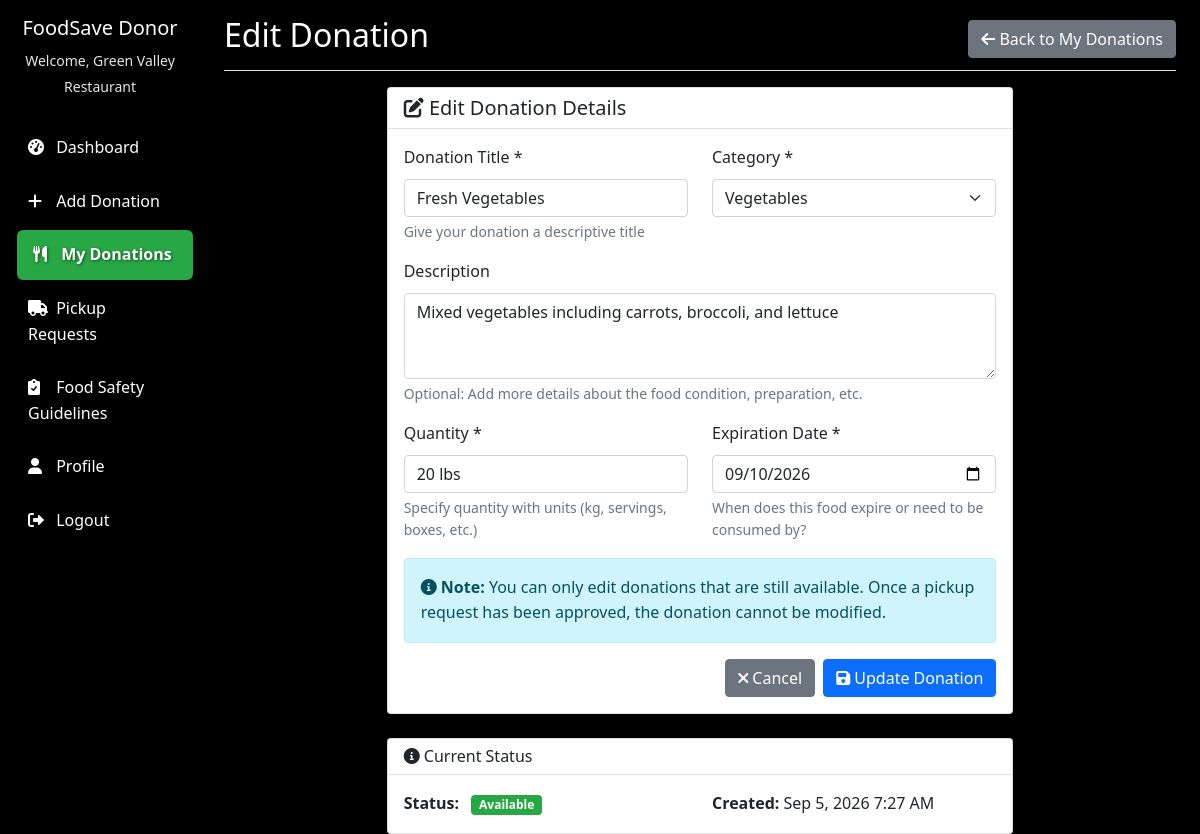
/donor/edit_donation.php?id=1 (signed in), run on the app's committed database.
### tables this page shows
CREATE TABLE food_donations (
    id INT AUTO_INCREMENT PRIMARY KEY,
    donor_id INT NOT NULL,
    title VARCHAR(100) NOT NULL,
    description TEXT,
    category ENUM('vegetables', 'fruits', 'dairy', 'meat', 'grains', 'prepared_food', 'other') NOT NULL,
    quantity VARCHAR(50) NOT NULL,
    expiration_date DATE NOT NULL,
    pickup_address TEXT NOT NULL,
    pickup_city VARCHAR(50) NOT NULL,
    pickup_state VARCHAR(50) NOT NULL,
    pickup_zip VARCHAR(10) NOT NULL,
    status ENUM('available', 'pending', 'requested', 'picked_up', 'completed', 'cancelled', 'expired') DEFAULT 'available',
    created_at TIMESTAMP DEFAULT CURRENT_TIMESTAMP,
    updated_at TIMESTAMP DEFAULT CURRENT_TIMESTAMP ON UPDATE CURRENT_TIMESTAMP,
    FOREIGN KEY (donor_id) REFERENCES users(id) ON DELETE CASCADE
);

### donor/edit_donation.php (the view, shortened to what this page needs)
<?php
$donation_id = $_GET['id'] ?? null;
$error = '';
try {
    $pdo = getDBConnection();
    $stmt = $pdo->prepare("SELECT * FROM food_donations WHERE id = ? AND donor_id = ?");
    $stmt->execute([$donation_id, $_SESSION['user_id']]);
    $donation = $stmt->fetch(PDO::FETCH_ASSOC);
} catch (PDOException $e) {
    $error = 'Database error: ' . $e->getMessage();
}
?>
<!DOCTYPE html>
<html lang="en">
<head>
    <link href="https://cdn.jsdelivr.net/npm/bootstrap@5.1.3/dist/css/bootstrap.min.css" rel="stylesheet">
    <link href="https://cdnjs.cloudflare.com/ajax/libs/font-awesome/6.0.0/css/all.min.css" rel="stylesheet">
    <link href="../assets/css/style.css" rel="stylesheet">
</head>
<body>
    <div class="container-fluid">
        <div class="row">
            <nav class="col-md-3 col-lg-2 d-md-block sidebar collapse">
                <div class="position-sticky pt-3">
                    <div class="text-center mb-4">
                        <h5 class="text-white">FoodSave Donor</h5>
                        <small class="text-muted">Welcome, <?php echo $_SESSION['full_name']; ?></small>
                    </div>
                    <ul class="nav flex-column">
                        <li class="nav-item">
                            <a class="nav-link" href="dashboard.php">
                                <i class="fas fa-tachometer-alt"></i> Dashboard
                            </a>
                        </li>
                        <li class="nav-item">
                            <a class="nav-link" href="add_donation.php">
                                <i class="fas fa-plus"></i> Add Donation
                            </a>
                        </li>
                        <li class="nav-item">
                            <a class="nav-link active" href="my_donations.php">
                                <i class="fas fa-utensils"></i> My Donations
                            </a>
                        </li>
                        <li class="nav-item">
                            <a class="nav-link" href="pickup_requests.php">
                                <i class="fas fa-truck"></i> Pickup Requests
                            </a>
                        </li>
                        <li class="nav-item">
                            <a class="nav-link" href="food_safety.php">
                                <i class="fas fa-clipboard-check"></i> Food Safety Guidelines
                            </a>
                        </li>
                        <li class="nav-item">
                            <a class="nav-link" href="profile.php">
                                <i class="fas fa-user"></i> Profile
                            </a>
                        </li>
                        <li class="nav-item">
                            <a class="nav-link" href="logout.php">
                                <i class="fas fa-sign-out-alt"></i> Logout
                            </a>
                        </li>
                    </ul>
                </div>
            </nav>
            <main class="col-md-9 ms-sm-auto col-lg-10 px-md-4">
                <div class="d-flex justify-content-between flex-wrap flex-md-nowrap align-items-center pt-3 pb-2 mb-3 border-bottom">
                    <h1 class="h2">Edit Donation</h1>
                    <a href="my_donations.php" class="btn btn-secondary">
                        <i class="fas fa-arrow-left"></i> Back to My Donations
                    </a>
                </div>
                <?php if (!$error || $donation['status'] === 'available'): ?>
                <div class="row justify-content-center">
                    <div class="col-md-8">
                        <div class="card">
                            <div class="card-header">
                                <h5 class="mb-0">
                                    <i class="fas fa-edit"></i> Edit Donation Details
                                </h5>
                            </div>
                            <div class="card-body">
                                <form method="POST">
                                    <div class="row">
                                        <div class="col-md-6">
                                            <div class="mb-3">
                                                <label for="title" class="form-label">Donation Title *</label>
                                                <input type="text" class="form-control" id="title" name="title"
                                                       value="<?php echo htmlspecialchars($donation['title']); ?>" required>
                                                <div class="form-text">Give your donation a descriptive title</div>
                                            </div>
                                        </div>
                                        <div class="col-md-6">
                                            <div class="mb-3">
                                                <label for="category" class="form-label">Category *</label>
                                                <select class="form-select" id="category" name="category" required>
                                                    <option value="vegetables" <?php echo $donation['category'] === 'vegetables' ? 'selected' : ''; ?>>Vegetables</option>
                                                </select>
                                            </div>
                                        </div>
                                    </div>
                                    <div class="mb-3">
                                        <label for="description" class="form-label">Description</label>
                                        <textarea class="form-control" id="description" name="description" rows="3"
                                                  placeholder="Provide additional details about the food donation..."><?php echo htmlspecialchars($donation['description']); ?></textarea>
                                        <div class="form-text">Optional: Add more details about the food condition, preparation, etc.</div>
                                    </div>
                                    <div class="row">
                                        <div class="col-md-6">
                                            <div class="mb-3">
                                                <label for="quantity" class="form-label">Quantity *</label>
                                                <input type="text" class="form-control" id="quantity" name="quantity"
                                                       value="<?php echo htmlspecialchars($donation['quantity']); ?>"
                                                       placeholder="e.g., 5 kg, 10 servings, 2 boxes" required>
                                                <div class="form-text">Specify quantity with units (kg, servings, boxes, etc.)</div>
                                            </div>
                                        </div>
                                        <div class="col-md-6">
                                            <div class="mb-3">
                                                <label for="expiration_date" class="form-label">Expiration Date *</label>
                                                <input type="date" class="form-control" id="expiration_date" name="expiration_date"
                                                       value="<?php echo $donation['expiration_date']; ?>"
                                                       min="<?php echo date('Y-m-d', strtotime('+1 day')); ?>" required>
                                                <div class="form-text">When does this food expire or need to be consumed by?</div>
                                            </div>
                                        </div>
                                    </div>
                                    <div class="alert alert-info">
                                        <i class="fas fa-info-circle"></i>
                                        <strong>Note:</strong> You can only edit donations that are still available.
                                        Once a pickup request has been approved, the donation cannot be modified.
                                    </div>
                                    <div class="d-grid gap-2 d-md-flex justify-content-md-end">
                                        <a href="my_donations.php" class="btn btn-secondary">
                                            <i class="fas fa-times"></i> Cancel
                                        </a>
                                        <button type="submit" class="btn btn-primary">
                                            <i class="fas fa-save"></i> Update Donation
                                        </button>
                                    </div>
                                </form>
                            </div>
                        </div>
                    </div>
                </div>
                <?php endif; ?>
                <div class="row justify-content-center mt-4">
                    <div class="col-md-8">
                        <div class="card">
                            <div class="card-header">
                                <h6 class="mb-0">
                                    <i class="fas fa-info-circle"></i> Current Status
                                </h6>
                            </div>
                            <div class="card-body">
                                <div class="row">
                                    <div class="col-md-6">
                                        <strong>Status:</strong>
                                        <span class="badge status-<?php echo $donation['status']; ?> ms-2">
                                            <?php echo ucfirst(str_replace('_', ' ', $donation['status'])); ?>
                                        </span>
                                    </div>
                                    <div class="col-md-6">
                                        <strong>Created:</strong>
                                        <?php echo date('M j, Y g:i A', strtotime($donation['created_at'])); ?>
                                    </div>
                                </div>
                            </div>
                        </div>
                    </div>
                </div>
            </main>
        </div>
    </div>
</body>
</html>

### assets/css/style.css (style rules this page uses)
:root { --primary-color: #28a745; --secondary-color: #6c757d; --success-color: #28a745; --danger-color: #dc3545; --warning-color: #ffc107; --info-color: #17a2b8; --light-color: #f8f9fa; --dark-color: #343a40; }
html { height: 100%; width: 100%; margin: 0; padding: 0; }
body { margin: 0; padding: 0; min-height: 100vh; width: 100%; font-family: 'Segoe UI', Tahoma, Geneva, Verdana, sans-serif; line-height: 1.6; position: relative; background-color: #000; overflow-x: hidden; color: #f8f9fa; }
body::before { content: ''; position: fixed; top: 0; left: 0; right: 0; bottom: 0; background-image: url('https://hospitalityinsights.ehl.edu/hubfs/Blog-EHL-Insights/Blog-Header-EHL-Insights/AdobeStock_264542845.jpeg'); background-position: center center; background-repeat: no-repeat; background-attachment: fixed; -webkit-background-size: cover; -moz-background-size: cover; -ms-background-size: cover; -o-background-size: cover; background-size: cover; z-index: -2; -webkit-filter: blur(3px); -moz-filter: blur(3px); -o-filter: blur(3px); -ms-filter: blur(3px); filter: blur(3px); transform: scale(1.1); }
body::after { content: ''; position: fixed; top: 0; left: 0; right: 0; bottom: 0; background: linear-gradient( to bottom, rgba(0, 0, 0, 0.7) 0%, rgba(0, 0, 0, 0.6) 50%, rgba(0, 0, 0, 0.7) 100% ); z-index: -1; pointer-events: none; }
.container, .navbar, main, section, .card { position: relative; z-index: 1; }
main { color: inherit; }
main h1, main h2, main h3, main h4, main h5, main h6 { color: #ffffff; }
main .card h1, main .card h2, main .card h3, main .card h4, main .card h5, main .card h6, main .modal-content h1, main .modal-content h2, main .modal-content h3, main .modal-content h4, main .modal-content h5, main .modal-content h6 { color: #212529; }
main .card .card-header { background-color: rgba(255, 255, 255, 0.92); color: #212529; }
* { -webkit-font-smoothing: antialiased; -moz-osx-font-smoothing: grayscale; }
.card, .modal-content, .offcanvas { color: #212529; }
.status-available { background-color: var(--success-color); }
.sidebar { min-height: 100vh; background-color: rgba(0, 0, 0, 0.7); backdrop-filter: blur(10px); -webkit-backdrop-filter: blur(10px); }
.sidebar small.text-muted { color: #ffffff !important; opacity: 0.9; }
.sidebar .text-center.mb-4 h5, .sidebar .text-center.mb-4 small { color: #ffffff !important; text-shadow: 1px 1px 3px rgba(0, 0, 0, 0.5); }
.sidebar .nav-link { color: #ffffff !important; padding: 0.75rem 1rem; border-radius: 0.375rem; margin-bottom: 0.25rem; text-shadow: 1px 1px 3px rgba(0, 0, 0, 0.5); transition: all 0.3s ease; font-weight: 500; }
.sidebar .nav-link:hover, .sidebar .nav-link.active { color: #ffffff !important; background-color: var(--primary-color); transform: translateX(5px); font-weight: 600; }
.sidebar .nav-link i { margin-right: 0.5rem; width: 1rem; color: #ffffff; }
.text-muted { color: rgba(255, 255, 255, 0.7) !important; }

### data on the page
food_donations: title "Fresh Vegetables", category "Vegetables", description "Mixed vegetables including carrots, broccoli, and lettuce", quantity "20 lbs", expiration_date "09/10/2026", status "Available", created_at "Sep 5, 2026 7:27 AM"

### other printed values
$_SESSION['full_name'] "Green Valley Restaurant"
